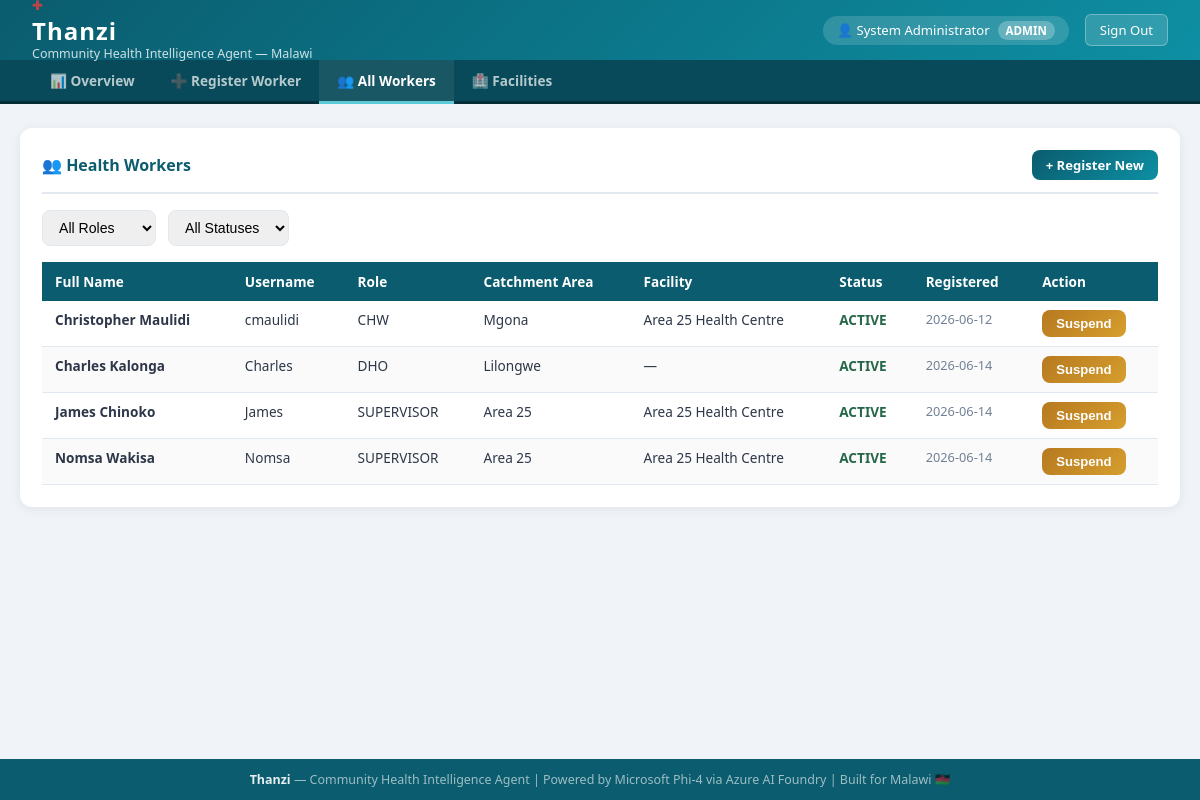
Screenshot of /admin/workers (signed in) with the database file from the repository.
### tables this page shows
CREATE TABLE users (
                id              INTEGER PRIMARY KEY AUTOINCREMENT,
                username        TEXT    NOT NULL UNIQUE,
                password_hash   TEXT    NOT NULL,
                full_name       TEXT    NOT NULL,
                role            TEXT    NOT NULL
                                CHECK(role IN ('ADMIN', 'CHW', 'SUPERVISOR', 'DHO')),
                catchment_area  TEXT    NOT NULL DEFAULT '',
                facility_id     INTEGER REFERENCES facilities(id)
                                ON UPDATE CASCADE ON DELETE SET NULL,
                status          TEXT    NOT NULL DEFAULT 'ACTIVE'
                                CHECK(status IN ('ACTIVE', 'SUSPENDED', 'INACTIVE')),
                created_at      TEXT    NOT NULL DEFAULT (datetime('now'))
            );

CREATE TABLE facilities (
                id                  INTEGER PRIMARY KEY AUTOINCREMENT,
                name                TEXT    NOT NULL UNIQUE,
                location            TEXT    NOT NULL,
                available_services  TEXT    NOT NULL DEFAULT '',
                tier                TEXT    NOT NULL DEFAULT 'District Hospital'
                                    CHECK(tier IN ('Village Clinic', 'Community Health Centre', 'District Hospital', 'Central Hospital')),
                status              TEXT    NOT NULL DEFAULT 'ACTIVE'
                                    CHECK(status IN ('ACTIVE', 'INACTIVE', 'FULL')),
                beds_available      INTEGER NOT NULL DEFAULT 0,
                blood_stock         TEXT    NOT NULL DEFAULT 'Available'
                                    CHECK(blood_stock IN ('Available', 'Low', 'Empty')),
                maternity_beds      INTEGER NOT NULL DEFAULT 0,
                malnutrition_ward   INTEGER NOT NULL DEFAULT 0,
                distance_km         REAL    NOT NULL DEFAULT 0,
                created_at          TEXT    NOT NULL DEFAULT (datetime('now'))
            );

### routes/admin.py (the view)
@admin_bp.route('/workers')
@role_required('ADMIN')
def list_workers():
    role_filter   = request.args.get('role', 'ALL')
    status_filter = request.args.get('status', 'ALL')
    query = """
        SELECT u.id, u.username, u.full_name, u.role,
               u.catchment_area, u.status, u.created_at,
               f.name as facility_name
        FROM users u
        LEFT JOIN facilities f ON u.facility_id = f.id
        WHERE u.role != 'ADMIN'
    """
    params = []
    if role_filter != 'ALL':
        query += " AND u.role = ?"
        params.append(role_filter)
    if status_filter != 'ALL':
        query += " AND u.status = ?"
        params.append(status_filter)
    query += " ORDER BY u.role, u.full_name"
    with get_db() as conn:
        workers = conn.execute(query, params).fetchall()
    return render_template('admin_workers.html',
                           workers=workers,
                           role_filter=role_filter,
                           status_filter=status_filter)

### database.py (called while the page is built)
@contextmanager
def get_db():
    conn = sqlite3.connect(Config.DATABASE_PATH)
    conn.row_factory = sqlite3.Row
    conn.execute("PRAGMA foreign_keys = ON")
    conn.execute("PRAGMA journal_mode = WAL")
    try:
        yield conn
        conn.commit()
    except Exception:
        conn.rollback()
        raise
    finally:
        conn.close()

### routes/auth.py (called while the page is built)
def role_required(*roles):
    from functools import wraps
    def decorator(f):
        @wraps(f)
        def decorated(*args, **kwargs):
            if 'user_id' not in session:
                if request.is_json or '/api/' in request.path:
                    return jsonify({'error': 'Session expired. Please log in again.'}), 401
                flash('Please log in to continue.', 'warning')
                return redirect(url_for('auth.login'))
            if session.get('role') not in roles:
                if request.is_json or '/api/' in request.path:
                    return jsonify({'error': 'Access denied.'}), 403
                flash('You do not have permission to access that page.', 'danger')
                return redirect(url_for('auth.dashboard'))
            return f(*args, **kwargs)
        return decorated
    return decorator

### templates/admin_workers.html (shortened to what this page needs)
{% extends 'base.html' %}
{% block subnav %}
<div class="subnav">
  <a href="{{ url_for('admin.dashboard') }}">📊 Overview</a>
  <a href="{{ url_for('admin.register_worker') }}">➕ Register Worker</a>
  <a href="{{ url_for('admin.list_workers') }}" class="active">👥 All Workers</a>
  <a href="{{ url_for('admin.facilities') }}">🏥 Facilities</a>
</div>
{% endblock %}
{% block content %}
<div class="card">
  <div class="card-header" style="justify-content:space-between;">
    <span>👥 Health Workers</span>
    <a href="{{ url_for('admin.register_worker') }}"
       class="btn btn-primary btn-sm">+ Register New</a>
  </div>
  <form method="GET" style="display:flex;gap:12px;margin-bottom:16px;flex-wrap:wrap;">
    <select name="role" onchange="this.form.submit()"
            style="padding:8px 12px;border:1.5px solid #e2e8f0;border-radius:8px;font-size:0.88rem;">
      <option value="ALL" {% if role_filter=='ALL' %}selected{% endif %}>All Roles</option>
    </select>
    <select name="status" onchange="this.form.submit()"
            style="padding:8px 12px;border:1.5px solid #e2e8f0;border-radius:8px;font-size:0.88rem;">
      <option value="ALL" {% if status_filter=='ALL' %}selected{% endif %}>All Statuses</option>
    </select>
  </form>
  {% if workers %}
  <table class="data-table">
    <thead>
      <tr>
        <th>Full Name</th><th>Username</th><th>Role</th>
        <th>Catchment Area</th><th>Facility</th>
        <th>Status</th><th>Registered</th><th>Action</th>
      </tr>
    </thead>
    <tbody>
      {% for w in workers %}
      <tr>
        <td><strong>{{ w.full_name }}</strong></td>
        <td>{{ w.username }}</td>
        <td>{{ w.role }}</td>
        <td>{{ w.catchment_area or '—' }}</td>
        <td>{{ w.facility_name or '—' }}</td>
        <td>
          <span style="color:{% if w.status=='ACTIVE' %}#276749{% else %}#c53030{% endif %};font-weight:700;">
            {{ w.status }}
          </span>
        </td>
        <td style="font-size:0.8rem;color:#718096;">{{ w.created_at[:10] }}</td>
        <td>
          <form method="POST"
                action="{{ url_for('admin.toggle_worker', worker_id=w.id) }}"
                style="display:inline;">
            <button type="submit"
                    class="btn btn-sm {% if w.status=='ACTIVE' %}btn-warning{% else %}btn-primary{% endif %}"
                    onclick="return confirm('Are you sure?')">
              {% if w.status == 'ACTIVE' %}Suspend{% else %}Reactivate{% endif %}
            </button>
          </form>
        </td>
      </tr>
      {% endfor %}
    </tbody>
  </table>
  {% else %}
  <div class="placeholder">
    <span class="placeholder-icon">👥</span>
    <p>No workers found for the selected filters.</p>
  </div>
  {% endif %}
</div>
{% endblock %}

### templates/base.html (style rules this page uses)
* { margin:0;padding:0;box-sizing:border-box; }
body { font-family:'Segoe UI',Tahoma,Geneva,Verdana,sans-serif;background:#f0f4f8;color:#2d3748;min-height:100vh;display:flex;flex-direction:column; }
.subnav { background:#084a59;padding:0 32px;display:flex;gap:0;border-bottom:3px solid #052e38; }
.subnav a { color:rgba(255,255,255,0.7);text-decoration:none;padding:11px 18px;font-size:0.85rem;font-weight:600;border-bottom:3px solid transparent;margin-bottom:-3px;transition:all 0.2s;display:flex;align-items:center;gap:6px; }
.subnav a:hover,.subnav a.active { color:white;border-bottom-color:#5cc8d8;background:rgba(255,255,255,0.07); }
.card { background:white;border-radius:12px;padding:22px;box-shadow:0 2px 12px rgba(0,0,0,0.07);margin-bottom:20px; }
.card-header { font-size:1rem;font-weight:700;color:#0a5c6e;margin-bottom:16px;padding-bottom:12px;border-bottom:2px solid #e2e8f0;display:flex;align-items:center;gap:8px; }
.btn { display:inline-block;padding:10px 20px;border-radius:8px;font-size:0.9rem;font-weight:700;cursor:pointer;border:none;text-decoration:none;transition:opacity 0.2s;text-align:center; }
.btn-primary { background:linear-gradient(135deg,#0a5c6e,#0e8fa3);color:white; }
.btn-warning { background:linear-gradient(135deg,#b7791f,#d69e2e);color:white; }
.btn-sm { padding:6px 14px;font-size:0.82rem; }
.data-table { width:100%;border-collapse:collapse;font-size:0.85rem; }
.data-table th { background:#0a5c6e;color:white;padding:10px 13px;text-align:left;font-weight:600; }
.data-table td { padding:9px 13px;border-bottom:1px solid #e2e8f0;vertical-align:top; }
.data-table tr:nth-child(even) td { background:#fafafa; }

### rows the page displays
users: full_name "Christopher Maulidi", username "cmaulidi", role "CHW", catchment_area "Mgona", name "Area 25 Health Centre", status "ACTIVE", created_at "2026-06-12", shows "Suspend"
users: full_name "Charles Kalonga", username "Charles", role "DHO", catchment_area "Lilongwe", facility_name "—", status "ACTIVE", created_at "2026-06-14", shows "Suspend"
users: full_name "James Chinoko", username "James", role "SUPERVISOR", catchment_area "Area 25", name "Area 25 Health Centre", status "ACTIVE", created_at "2026-06-14", shows "Suspend"
users: full_name "Nomsa Wakisa", username "Nomsa", role "SUPERVISOR", catchment_area "Area 25", name "Area 25 Health Centre", status "ACTIVE", created_at "2026-06-14", shows "Suspend"

### other values shown
{{ session.get('full_name', 'User') }} "System Administrator"
{{ session.get('role', '') }} "ADMIN"
